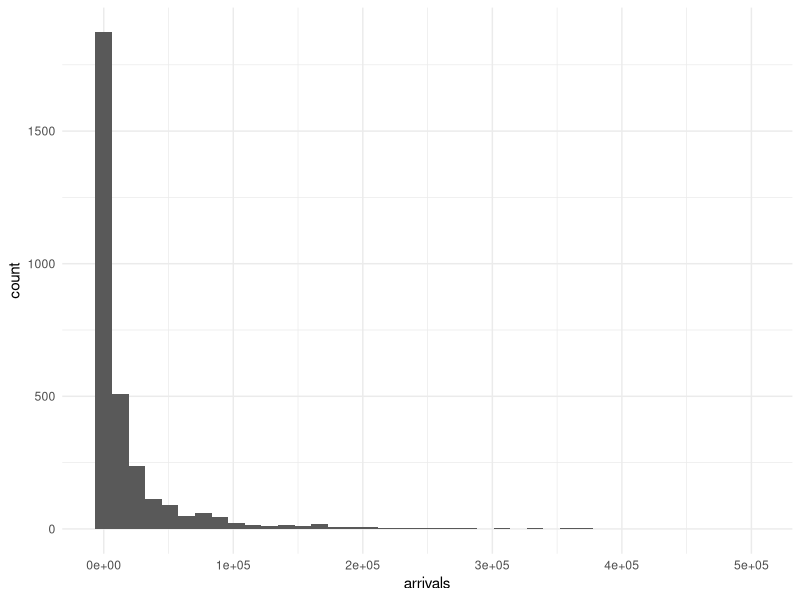
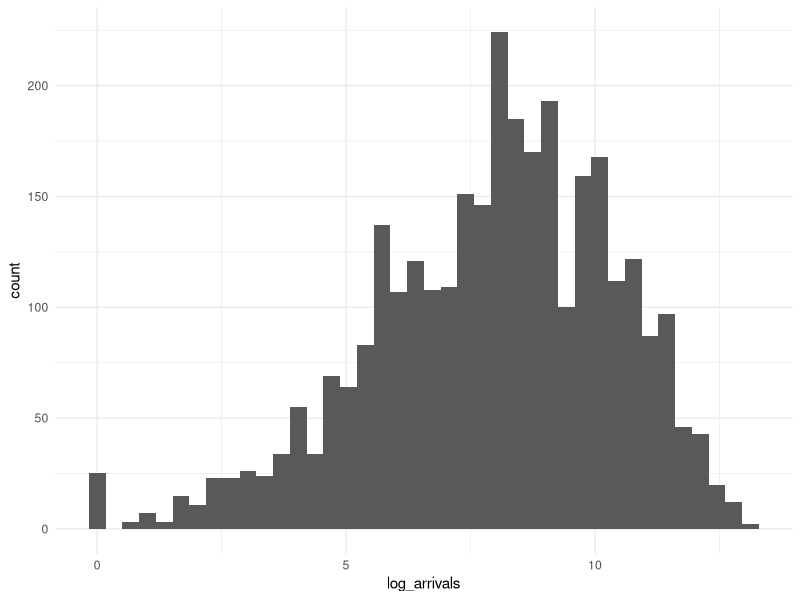
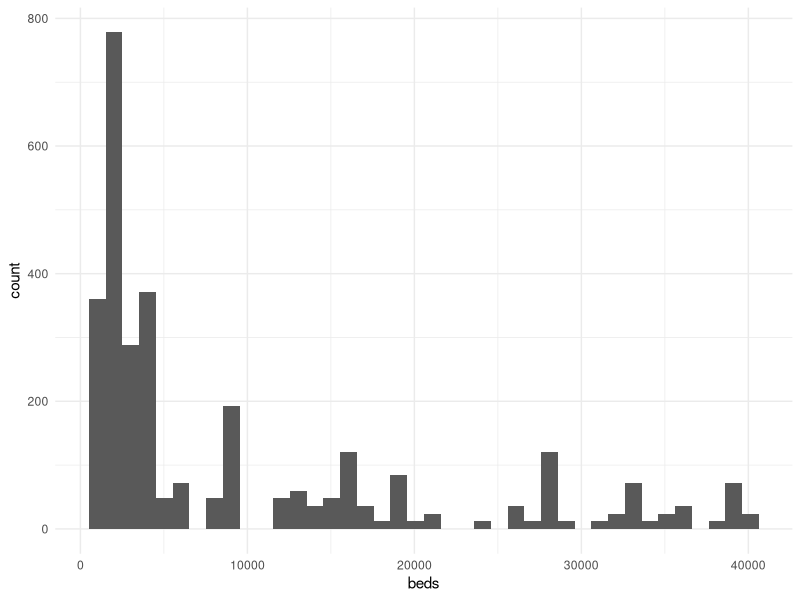
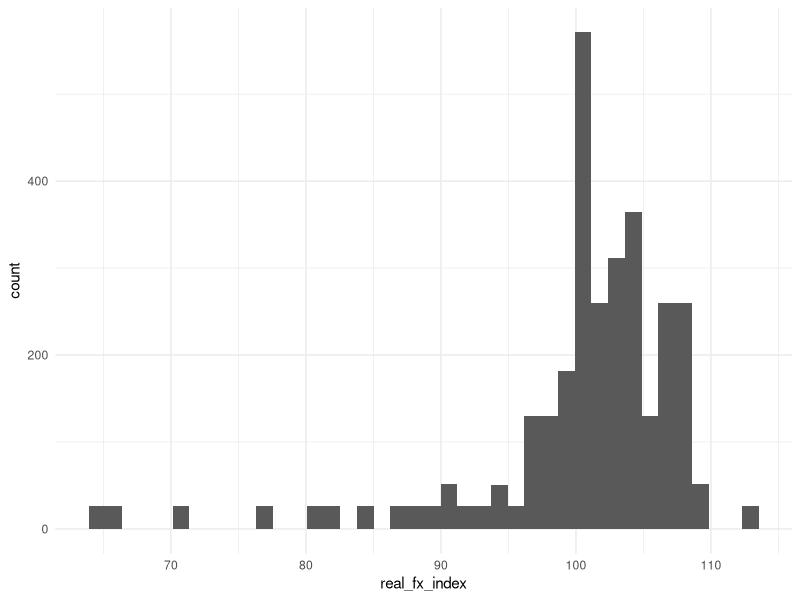
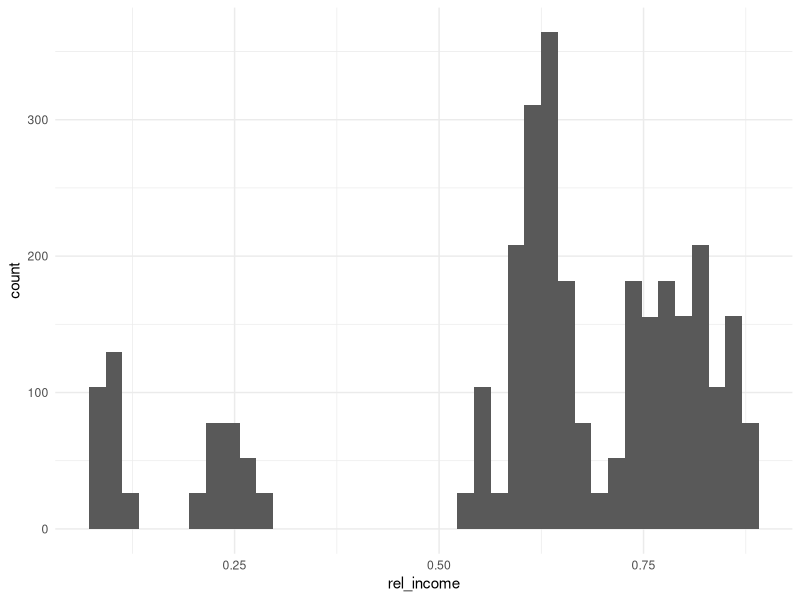
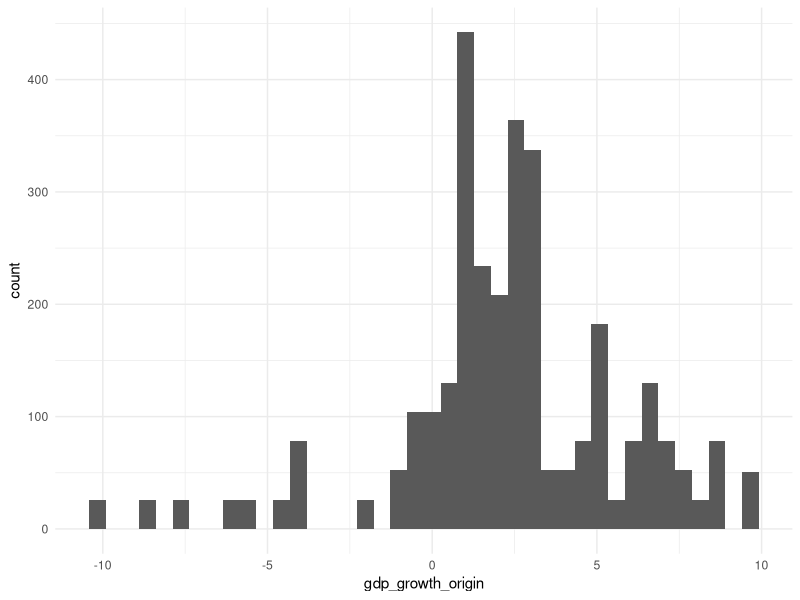
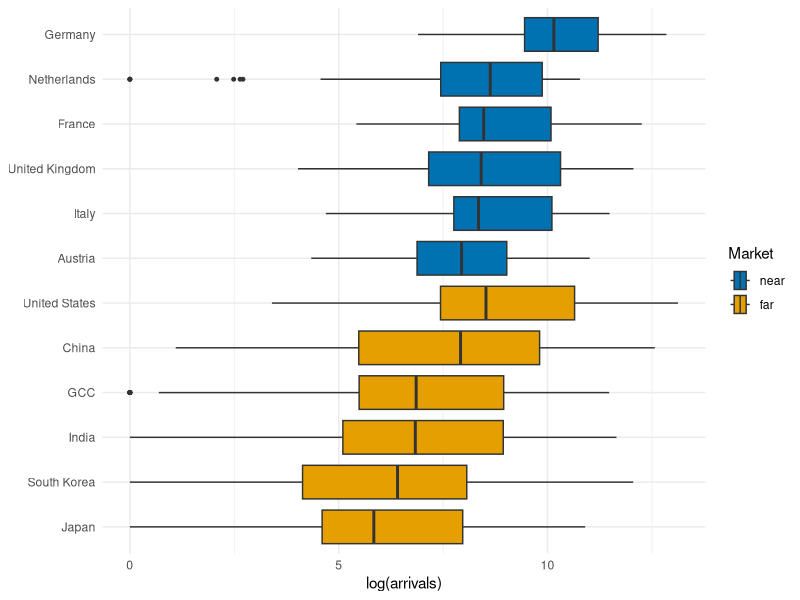
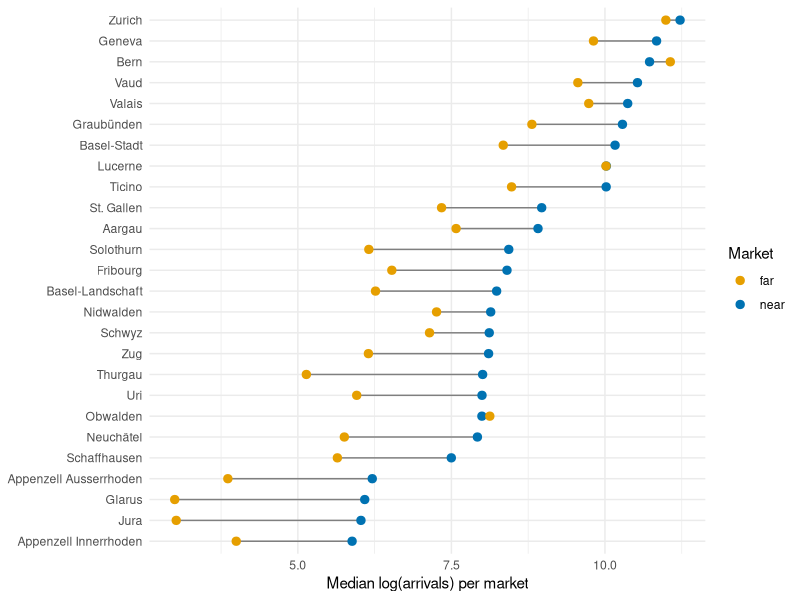

Generate these figures, in order, with R:
# Data preparation and EDA

#packages
library(readr)
library(dplyr)
library(ggplot2)
library(tidyr)   # pivot_wider()
library(car) 

#minimal theme
theme_set(
  theme_minimal(base_size = 11) +
    theme(plot.caption = element_text(hjust = 0.5))
)

#colors for plots
group_cols <- c(near = "#0072B2", far = "#E69F00")   # colorblind safe

# ---------------------------------load data-----------------------------------

hotel <- read_csv("data/processed/swiss_hotel_panel.csv", show_col_types = FALSE)


# --------------------------------check data-----------------------------------

dim(hotel)                 # 3120 rows = 26 cantons x 12 markets x 10 years
str(hotel)                 # canton, origin_country, origin_group, covid_period are text
colSums(is.na(hotel))      # arrivals, overnights, share_in_canton: 2 NA (hidden by the BFS)

hotel |> filter(is.na(arrivals)) |> select(year, canton, origin_country)
# Appenzell Innerrhoden, GCC and South Korea, 2022: no response
# we keep them until the lag is computed, then drop them

# ---------------------------check response: arrivals--------------------------

summary(hotel$arrivals)
ggplot(hotel, aes(arrivals)) + geom_histogram(bins = 40)
# very right-skewed amount: needs a log

sum(hotel$arrivals == 0, na.rm = TRUE)
# 25 zeros: log(0) = -Inf, so we use log1p = log(arrivals + 1)

hotel <- hotel |> mutate(log_arrivals = log1p(arrivals))

ggplot(hotel, aes(log_arrivals)) + geom_histogram(bins = 40)   # more symmetric

# -----------------------transform response: arrivals--------------------------

hotel <- hotel |>
  group_by(canton, origin_country) |>
  mutate(lag_log_arrivals = log1p(lag(arrivals))) |>
  ungroup()

# -----------------------------filter data-------------------------------------

hotel <- hotel |> filter(!is.na(arrivals))

# ----------------------------check predictors---------------------------------

#check levels
unique(hotel$origin_group)    # near, far
unique(hotel$covid_period)    # pre, during, post
unique(hotel$canton)          # 26 cantons
unique(hotel$origin_country)  # 12 markets

#factor text columns
hotel <- hotel |>
  mutate(
    canton         = factor(canton),
    origin_country = factor(origin_country),
    origin_group   = factor(origin_group, levels = c("near", "far")),
    covid_period   = factor(covid_period, levels = c("pre", "during", "post"))
  )

#check continuous predictor: beds
summary(hotel$beds)
ggplot(hotel, aes(beds)) + geom_histogram(bins = 40)
# right-skewed, no zeros: use log

hotel <- hotel |> mutate(log_beds = log(beds))

#check continuous predictor: real exchange-rate index
summary(hotel$real_fx_index)
ggplot(hotel, aes(real_fx_index)) + geom_histogram(bins = 40)
# left-skewed: few low values from weak currencies

#check continuous predictor: relative income
summary(hotel$rel_income)
ggplot(hotel, aes(rel_income)) + geom_histogram(bins = 40)

#check continuous predictor: GDP growth in origin country
summary(hotel$gdp_growth_origin)
ggplot(hotel, aes(gdp_growth_origin)) + geom_histogram(bins = 40)

#-----------------------------------EDA plots----------------------------------

#eda origin
country_order <- hotel |>
  group_by(origin_group, origin_country) |>
  summarise(med = median(log_arrivals), .groups = "drop") |>
  arrange(desc(origin_group), med) |>
  pull(origin_country)

hotel |>
  mutate(origin_country = factor(origin_country, levels = country_order)) |>
  ggplot(aes(log_arrivals, origin_country, fill = origin_group)) +
  geom_boxplot(outlier.size = 1) +
  scale_fill_manual(values = group_cols) +
  labs(x = "log(arrivals)", y = NULL, fill = "Market")

#eda canton
hotel |>
  group_by(canton, origin_group) |>
  summarise(med = median(log_arrivals), .groups = "drop") |>
  pivot_wider(names_from = origin_group, values_from = med) |>
  mutate(canton = reorder(canton, near)) |>
  ggplot(aes(y = canton)) +
  geom_segment(aes(x = far, xend = near, yend = canton), colour = "grey50") +
  geom_point(aes(x = near, colour = "near"), size = 2.5) +
  geom_point(aes(x = far,  colour = "far"),  size = 2.5) +
  scale_colour_manual(values = group_cols) +
  labs(x = "Median log(arrivals) per market", y = NULL, colour = "Market")

#eda time
national <- hotel |>
  group_by(year, origin_country, origin_group) |>
  summarise(arrivals = sum(arrivals), .groups = "drop") |>
  group_by(origin_country) |>
  mutate(index = 100 * arrivals / arrivals[year == 2019]) |>
  ungroup()

ggplot(national, aes(year, index, group = origin_country, colour = origin_group)) +
  geom_hline(yintercept = 100, linetype = 2, colour = "grey50") +
  geom_line(alpha = 0.8) +
  geom_point(size = 0.8) +
  scale_colour_manual(values = group_cols) +
  scale_x_continuous(breaks = 2016:2025) +
  labs(x = NULL, y = "National arrivals (2019 = 100)", colour = "Market")

ggplot(national, aes(year, index, colour = origin_group)) +
  geom_hline(yintercept = 100, linetype = 2, colour = "grey50") +
  geom_line() +
  geom_point(size = 0.8) +
  facet_wrap(~ origin_country) +
  scale_colour_manual(values = group_cols) +
  scale_x_continuous(breaks = 2020) +
  labs(x = NULL, y = "National arrivals (2019 = 100)", colour = "Market")

#eda fx
ggplot(hotel, aes(real_fx_index, log_arrivals, colour = origin_group)) +
  geom_point(alpha = 0.15, size = 0.7) +
  geom_smooth(method = "gam", formula = y ~ s(x)) +
  scale_colour_manual(values = group_cols) +
  labs(x = "Real exchange-rate index (2016 = 100)", y = "log(arrivals)", colour = "Market")

#eda beds
ggplot(hotel, aes(log_beds, log_arrivals, colour = origin_group)) +
  geom_point(alpha = 0.15, size = 0.7) +
  geom_smooth(method = "gam", formula = y ~ s(x)) +
  scale_colour_manual(values = group_cols) +
  labs(x = "log(hotel beds in canton)", y = "log(arrivals)", colour = "Market")

# ----------------------predictors collinearity check---------------------------

lm.vif <- lm(log_arrivals ~ canton + origin_country + year + real_fx_index +
               log_beds + rel_income + gdp_growth_origin,
             data = hotel)
vif(lm.vif)
#log_beds collinear with canton: drop beds
#rel_income collinear with origin_country: drop rel_income
#gdp_growth_origin and real_fx_index ok: keep
